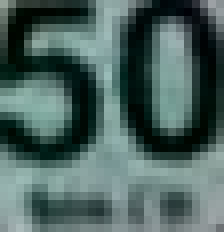
//> input picture Team-Talavera-Barajas/Proyecto final/Linux/openCV/50limit.jpg, 28 x 29 px (shown 8 times larger)
$ ./main   (built with g++ and OpenCV 4)
//> lines starting //> are read from the running program, lines starting //| are printed output that depends on the picture
#include "opencv2/highgui/highgui.hpp"
#include "opencv2/imgproc/imgproc.hpp"
#include <iostream>
#include <stdio.h>

using namespace std;
using namespace cv;

/// Global Variables
Mat img; Mat templ; Mat result;
char* image_window = "Source Image";
char* temp_window = "Temp window";
int match_method = 4;
int myindex = 0;

int h_bins = 50, s_bins = 60;
int histSize[] = { h_bins, s_bins };
int channels[] = { 0, 1 };
float h_ranges[] = { 0, 180 };
float s_ranges[] = { 0, 256 };

const float* ranges[] = { h_ranges, s_ranges };


class paths_images{
		int size = 0;
	public:
		double porcentange;
		Mat CompareFiles[3];
		MatND hist_template[3];
		string  Name;
		int priority = 0;

		paths_images(){}

		paths_images(double pPorcentaje){
			porcentange = pPorcentaje;
		}
		void addString(string pPath){
//> called with pPath = "openCV/50limit.jpg"
			MatND _hist;

			CompareFiles[size] = imread(pPath, 1);
//> CompareFiles[0] is the input picture: 29 rows x 28 cols, CV_8UC3; mean B, G, R 95.3, 99.1, 76.2
			calcHist(&CompareFiles[size], 1, channels, Mat(), _hist, 2, histSize, ranges, true, false);
//> channels = [0, 1]; histSize = [50, 60]; ranges = 2 items
			normalize(_hist, _hist, 0, 1, NORM_MINMAX, -1, Mat());
//> _hist: 50 rows x 60 cols, CV_32FC1; min 0, max 1, mean 0.0103
			hist_template[size] = _hist;
			size++;
		}
		int Size(){
			return size;
		}
};


paths_images images_array[10];

/// Function Headers
void MatchingMethod(int, void*);
void MatchingMethod_priority(int, void*);

/** @function main */
int main(int argc, char** argv)
{
	int index_array = 0;
	//initialize the class for all the images and Paths
	//Limite 50 km
	images_array[index_array] = paths_images(0.58);
	images_array[index_array].Name = "Se馻l de 50KM";
	images_array[index_array].priority = 0;
	images_array[index_array].addString("openCV/50limit.jpg");
	//images_array[index_array].addString("openCV\N50L.jpg");
	//images_array[0].addString("openCV\50l3.jpg");
	index_array++;

	//initialize the class for all the images and Paths
	//Imagen parada
	images_array[index_array] = paths_images(0.53);
	images_array[index_array].Name = "Se馻l Parada de Autobus";
	images_array[index_array].addString("openCV/parada.jpg");
//> call 2 of addString, with pPath = "openCV/parada.jpg"
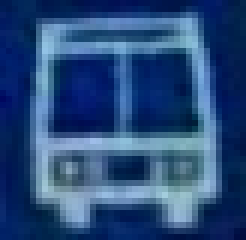
//> input picture Team-Talavera-Barajas/Proyecto final/Linux/openCV/parada.jpg, 41 x 40 px (shown 6 times larger)
//> in addString, CompareFiles[0] is the input picture: 40 rows x 41 cols, CV_8UC3; mean B, G, R 123.1, 74.9, 40.2
//> in addString (call 2), `normalize(_hist, _hist, 0, 1, NORM_MINMAX, -1, Mat());`: _hist: 50 rows x 60 cols, CV_32FC1; min 0, max 1, mean 0.0135
	index_array++;

	//initialize the class for all the images and Paths
	//Imagen peaton
	images_array[index_array] = paths_images(0.815);
	images_array[index_array].Name = "Se馻l de peaton";
	images_array[index_array].addString("openCV/pea.jpg");
//> call 3 of addString, with pPath = "openCV/pea.jpg"
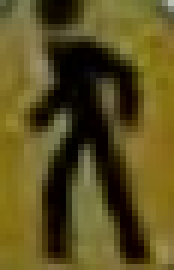
//> input picture Team-Talavera-Barajas/Proyecto final/Linux/openCV/pea.jpg, 29 x 45 px (shown 6 times larger)
//> in addString, CompareFiles[0] is the input picture: 45 rows x 29 cols, CV_8UC3; mean B, G, R 32.1, 80.3, 91.7
//> in addString (call 3), `normalize(_hist, _hist, 0, 1, NORM_MINMAX, -1, Mat());`:
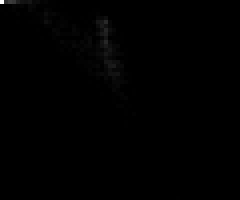
//> _hist: 50 rows x 60 cols, CV_32FC1 (shown 4 times larger); min 0, max 1, mean 0.00302
	images_array[index_array].addString("openCV/NPEA.jpg");
//> call 4 of addString, with pPath = "openCV/NPEA.jpg"
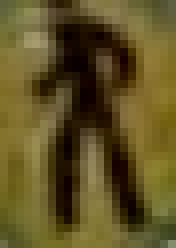
//> input picture Team-Talavera-Barajas/Proyecto final/Linux/openCV/NPEA.jpg, 22 x 31 px (shown 8 times larger)
//> in addString, CompareFiles[1] is the input picture: 31 rows x 22 cols, CV_8UC3; mean B, G, R 36.4, 82.7, 96
//> in addString (call 4), `normalize(_hist, _hist, 0, 1, NORM_MINMAX, -1, Mat());`:
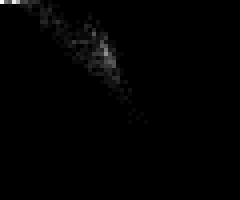
//> _hist: 50 rows x 60 cols, CV_32FC1 (shown 4 times larger); min 0, max 1, mean 0.00812
	//images_array[2].addString("openCV\peaton.jpg");
	index_array++;

	//initialize the class for all the images and Paths
	//Imagen rampa
	images_array[index_array] = paths_images(0.81);
	images_array[index_array].Name = "Se馻l de rampa";
	images_array[index_array].priority = 0;
	images_array[index_array].addString("openCV/RA2.jpg");
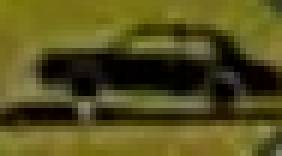
//> input picture Team-Talavera-Barajas/Proyecto final/Linux/openCV/RA2.jpg, 47 x 26 px (shown 6 times larger)
//> in addString, CompareFiles[0] is the input picture: 26 rows x 47 cols, CV_8UC3; mean B, G, R 29.4, 80.6, 86.2
//> in addString (call 5), `normalize(_hist, _hist, 0, 1, NORM_MINMAX, -1, Mat());`:
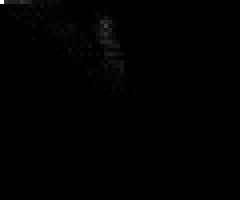
//> _hist: 50 rows x 60 cols, CV_32FC1 (shown 4 times larger); min 0, max 1, mean 0.00377
	images_array[index_array].addString("openCV/NRP1.jpg");
//> NRP1.jpg cannot be read in this run, so this picture is empty
//> (the run ends here: the program stops with an error, at `calcHist(&CompareFiles[size], 1, channels, Mat(), _hist, 2, histSize, ..`)
